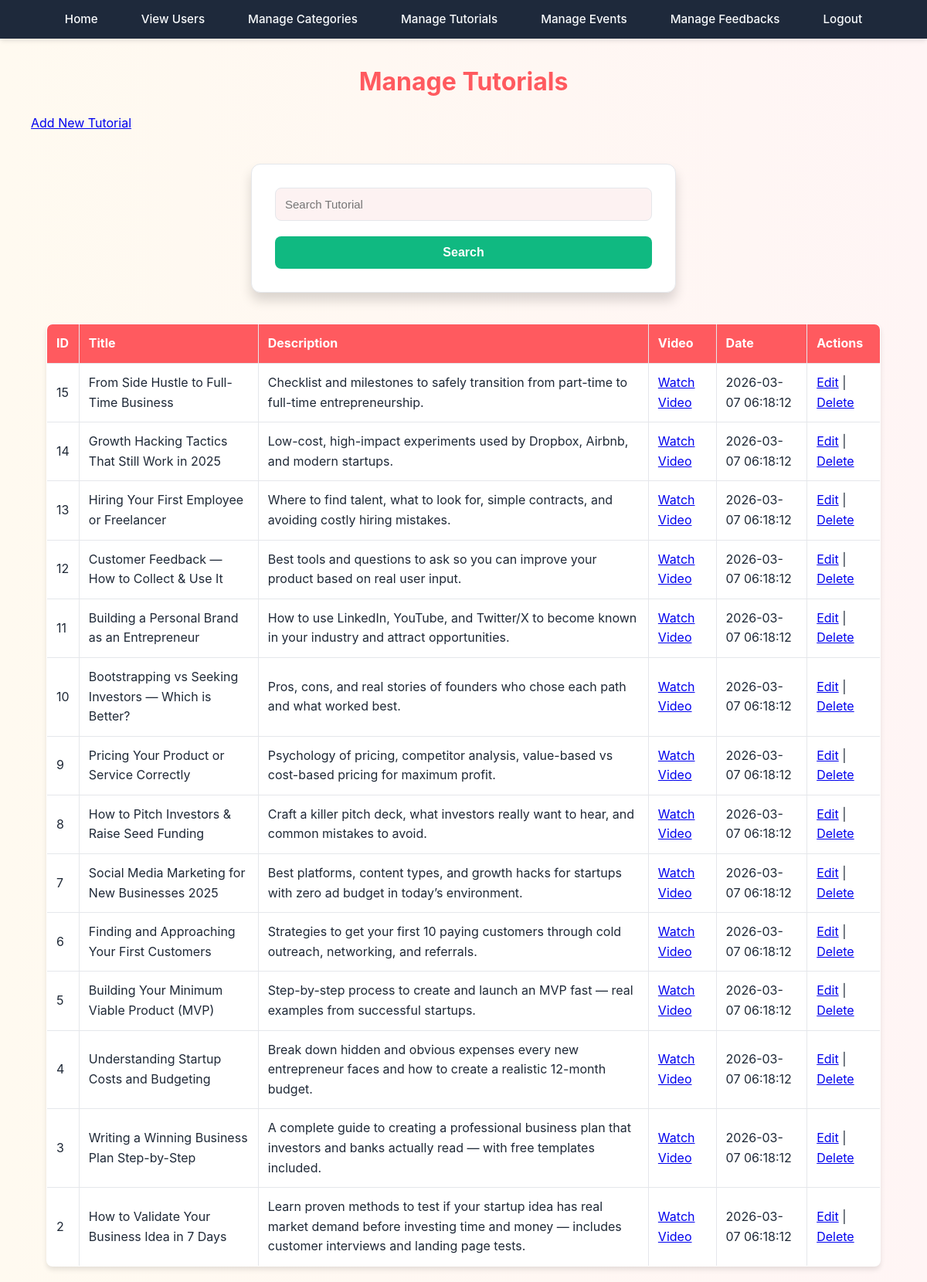
Screenshot of /admin/manage_tutorials.php (signed in) with the database file from the repository.
### tables this page shows
CREATE TABLE `tutorials` (
  `tutorial_id` int(11) NOT NULL,
  `title` varchar(200) DEFAULT NULL,
  `description` text DEFAULT NULL,
  `video_url` varchar(255) DEFAULT NULL,
  `created_at` timestamp NOT NULL DEFAULT current_timestamp()
);

### admin/manage_tutorials.php (the view, shortened to what this page needs)
<?php
include "config.php";
$searchQuery = "";
$tutorials = mysqli_query($conn,"SELECT * FROM tutorials $searchQuery ORDER BY tutorial_id DESC");
?>
<!DOCTYPE html>
<html>
<head>
<link rel="stylesheet" href="../CSS/style.css">
</head>
<body>
<?php include('navbar.php'); ?>
<div>
<h2>Manage Tutorials</h2>
<a href="add_tutorial.php" style="margin:40px;">Add New Tutorial</a>
<form method="get">
<input type="text" name="search" placeholder="Search Tutorial"
value="<?php echo isset($_GET['search']) ? htmlspecialchars($_GET['search']) : ''; ?>">
<button type="submit">Search</button>
</form>
<?php if(mysqli_num_rows($tutorials)>0){ ?>
<table border="1" cellpadding="10">
<tr>
<th>ID</th>
<th>Title</th>
<th>Description</th>
<th>Video</th>
<th>Date</th>
<th>Actions</th>
</tr>
<?php while($row = mysqli_fetch_assoc($tutorials)){ ?>
<tr>
<td><?php echo $row['tutorial_id']; ?></td>
<td><?php echo htmlspecialchars($row['title']); ?></td>
<td><?php echo htmlspecialchars($row['description']); ?></td>
<td>
<a href="<?php echo htmlspecialchars($row['video_url']); ?>" target="_blank">
Watch Video
</a>
</td>
<td><?php echo $row['created_at']; ?></td>
<td>
<a href="edit_tutorial.php?id=<?php echo $row['tutorial_id']; ?>">Edit</a> |
<a href="?delete=<?php echo $row['tutorial_id']; ?>"
onclick="return confirm('Delete this tutorial?')">Delete</a>
</td>
</tr>
<?php } ?>
</table>
<?php } ?>
</div>
</body>
</html>

### CSS/style.css (style rules this page uses)
:root { --primary-color: #ff5a5f; --primary-hover: #e14d52; --secondary-color: #ffcc00; --secondary-hover: #e6b800; --text-primary: #1f2937; --text-secondary: #4b5563; --bg-primary: #ffffff; --bg-secondary: #fdf2f2; --border-color: #e5e7eb; --shadow-sm: 0 1px 2px rgba(0, 0, 0, 0.05); --shadow-md: 0 4px 6px rgba(0, 0, 0, 0.1); --shadow-lg: 0 10px 15px rgba(0, 0, 0, 0.15); }
* { margin: 0; padding: 0; box-sizing: border-box; }
body { font-family: 'Inter', sans-serif; background: linear-gradient(to right, #fffaf0, #fff5f5); color: var(--text-primary); line-height: 1.6; }
h1, h2, h3, h4, h5, h6 { margin-top: 30px; font-weight: 700; text-align: center; margin-bottom: 1rem; color: var(--primary-color); }
h2 { font-size: 2rem; }
form { max-width: 550px; margin: 40px auto; padding: 30px; background: var(--bg-primary); border-radius: 12px; box-shadow: var(--shadow-lg); border: 1px solid var(--border-color); }
input, select, textarea { width: 100%; padding: 12px; border: 1.5px solid var(--border-color); border-radius: 8px; margin-bottom: 20px; font-size: 15px; background-color: var(--bg-secondary); transition: border-color 0.2s, box-shadow 0.2s; }
button, input[type="submit"] { display: inline-block; width: 100%; background: #10b981; color: white; border: none; padding: 12px 20px; font-size: 1rem; font-weight: 600; cursor: pointer; border-radius: 8px; transition: all 0.2s ease; }
table { width: 90%; margin: 20px auto; border-collapse: collapse; background: var(--bg-primary); box-shadow: var(--shadow-md); border-radius: 8px; overflow: hidden; }
th, td { padding: 12px; border: 1px solid var(--border-color); text-align: left; }
th { background: var(--primary-color); color: white; }

### rows the page displays
tutorials: tutorial_id "15", title "From Side Hustle to Full-Time Business", description "Checklist and milestones to safely transition from part-time to full-time entrepreneurship.", created_at "2026-03-07 06:18:12"
tutorials: tutorial_id "14", title "Growth Hacking Tactics That Still Work in 2025", description "Low-cost, high-impact experiments used by Dropbox, Airbnb, and modern startups.", created_at "2026-03-07 06:18:12"
tutorials: tutorial_id "13", title "Hiring Your First Employee or Freelancer", description "Where to find talent, what to look for, simple contracts, and avoiding costly hiring mistakes.", created_at "2026-03-07 06:18:12"
tutorials: tutorial_id "12", title "Customer Feedback — How to Collect & Use It", description "Best tools and questions to ask so you can improve your product based on real user input.", created_at "2026-03-07 06:18:12"
tutorials: tutorial_id "11", title "Building a Personal Brand as an Entrepreneur", description "How to use LinkedIn, YouTube, and Twitter/X to become known in your industry and attract opportunities.", created_at "2026-03-07 06:18:12"
tutorials: tutorial_id "10", title "Bootstrapping vs Seeking Investors — Which is Better?", description "Pros, cons, and real stories of founders who chose each path and what worked best.", created_at "2026-03-07 06:18:12"
tutorials: tutorial_id "9", title "Pricing Your Product or Service Correctly", description "Psychology of pricing, competitor analysis, value-based vs cost-based pricing for maximum profit.", created_at "2026-03-07 06:18:12"
tutorials: tutorial_id "8", title "How to Pitch Investors & Raise Seed Funding", description "Craft a killer pitch deck, what investors really want to hear, and common mistakes to avoid.", created_at "2026-03-07 06:18:12"
tutorials: tutorial_id "7", title "Social Media Marketing for New Businesses 2025", description "Best platforms, content types, and growth hacks for startups with zero ad budget in today’s environment.", created_at "2026-03-07 06:18:12"
tutorials: tutorial_id "6", title "Finding and Approaching Your First Customers", description "Strategies to get your first 10 paying customers through cold outreach, networking, and referrals.", created_at "2026-03-07 06:18:12"
tutorials: tutorial_id "5", title "Building Your Minimum Viable Product (MVP)", description "Step-by-step process to create and launch an MVP fast — real examples from successful startups.", created_at "2026-03-07 06:18:12"
tutorials: tutorial_id "4", title "Understanding Startup Costs and Budgeting", description "Break down hidden and obvious expenses every new entrepreneur faces and how to create a realistic 12-month budget.", created_at "2026-03-07 06:18:12"
tutorials: tutorial_id "3", title "Writing a Winning Business Plan Step-by-Step", description "A complete guide to creating a professional business plan that investors and banks actually read — with free templates included.", created_at "2026-03-07 06:18:12"
tutorials: tutorial_id "2", title "How to Validate Your Business Idea in 7 Days", description "Learn proven methods to test if your startup idea has real market demand before investing time and money — includes customer interviews and landing page tests.", created_at "2026-03-07 06:18:12"
